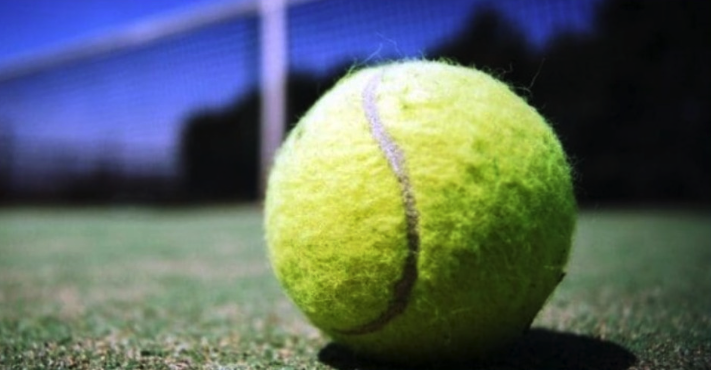
#> input picture templates/ball.png, 711 x 370 px
$ python mousetrack_img.py
#> lines starting #> are read from the running program, lines starting #| are printed output that depends on the picture
import cv2
import numpy as np


# Callback function to capture mouse events
def mouse_position(event, mouse_x, mouse_y, flags, param):
    if event == cv2.EVENT_MOUSEMOVE:
        # Update the mouse position
        param["mouse_pos"] = (mouse_x, mouse_y)


def display_mouse_position():
    # image = np.zeros((512, 512, 3), np.uint8)
    image = cv2.imread("ball.png")
#> image is the input picture: shape (370, 711, 3); mean B, G, R 95.5, 101.8, 89.6
    cv2.namedWindow("Mouse Position Display")

    mouse_info = {"mouse_pos": (0, 0)}
    cv2.setMouseCallback("Mouse Position Display", mouse_position, mouse_info)

    while True:
        display_image = image.copy()

        mouse_x, mouse_y = mouse_info["mouse_pos"]
        cv2.putText(
            display_image,
            f"Mouse Position: ({mouse_x}, {mouse_y})",
            (10, 30),
            cv2.FONT_HERSHEY_SIMPLEX,
            0.7,
            (255, 255, 255),
            2,
        )

        # Texto
        cv2.putText(
            display_image,
            f"(x:{93}, y:{277})",
            (93, 277),
            cv2.FONT_HERSHEY_SIMPLEX,
            0.5,
            (255, 255, 255),
            1,
        )

        # Linea
        cv2.line(display_image, (93, 277), (453, 124), (255, 255, 255), 1)
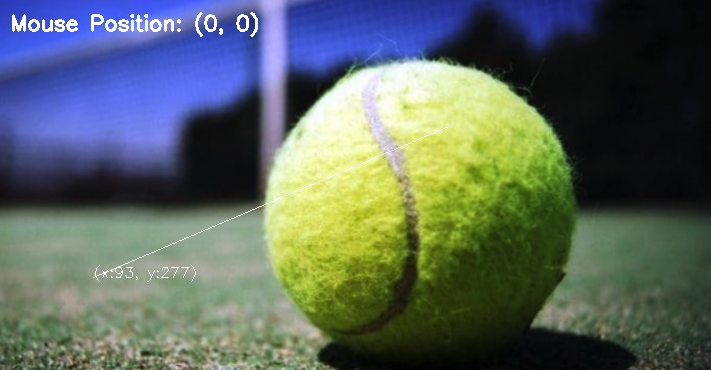
#> display_image: shape (370, 711, 3); mean B, G, R 96.1, 103, 90.9

        if cv2.waitKey(1) & 0xFF == ord("m"):
#> (key Esc is pressed here)
            print(f"Mouse Position: ({mouse_x}, {mouse_y})")

        cv2.imshow("Mouse Position Display", display_image)

        if cv2.waitKey(1) & 0xFF == 27:
#> (key Esc is pressed here)
            break

    cv2.destroyAllWindows()


if __name__ == "__main__":
    display_mouse_position()
